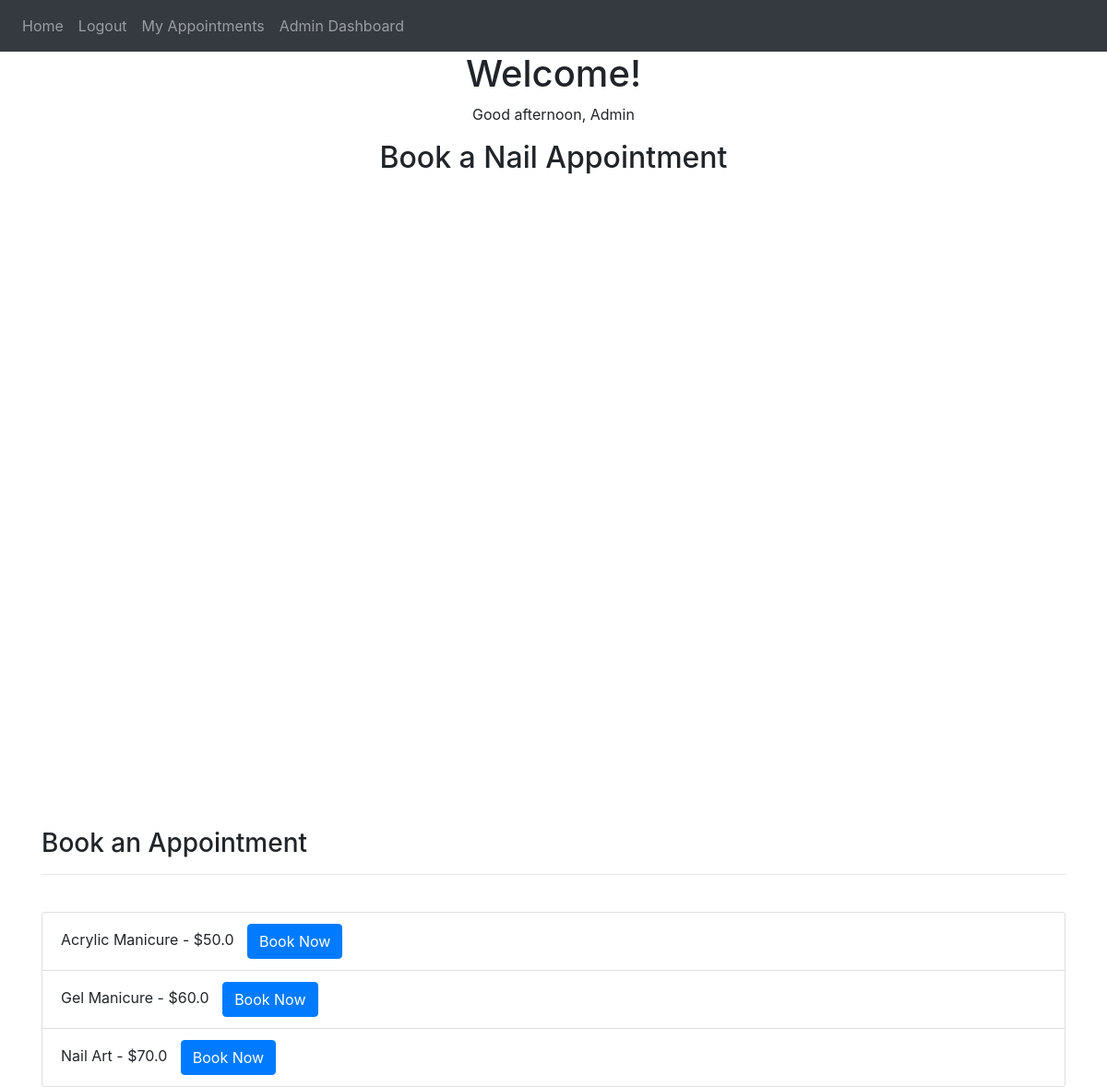
/ (signed in), run on the app's committed database.
### website/models.py (models this page shows, shortened)
class AUser(db.Model, UserMixin): #usermixin only for user to inherit
    __tablename__ = 'admins'
    id = db.Column(db.Integer, primary_key=True)
    email = db.Column(db.String(150), unique=True)
    password = db.Column(db.String(150))
    first_name = db.Column(db.String(150))
    is_admin = db.Column(db.Boolean, default=True)

class Service(db.Model):
    __tablename__ = 'services'
    id = db.Column(db.Integer, primary_key=True)
    name = db.Column(db.String(150), nullable=False)
    description = db.Column(db.String(500))
    duration = db.Column(db.Integer, default=240)  # in minutes (4 hours)
    price = db.Column(db.Float)
    appointments = db.relationship('Appointment', backref='service', lazy=True)

### website/views.py (the view)
@views.route('/', methods=['GET', 'POST']) #decorator
@login_required #only logged in users can access this route
def home():
    services = Service.query.all()
    hour = datetime.now().hour
    if hour < 12:
        greeting = "Good morning"
    elif hour < 18:
        greeting = "Good afternoon"
    else:
        greeting = "Good evening"
    return render_template("home.html", greeting=greeting, current_user=current_user, services=services) #current_user is from flask_login and represents the currently logged in user

### website/templates/home.html (shortened to what this page needs)
{% extends "base.html" %} {% block title %}Home{% endblock %}
{% block content %}
<h1 align="center">Welcome!</h1>
<p align="center">{{ greeting }}, {{ current_user.first_name }}</p>
<div align="center">
    <h2>Book a Nail Appointment</h2>
    <div class="calendly-inline-widget" data-url="https://calendly.com/nailology_windsor" style="min-width:320px;height:700px;"></div>
</div>
<div>
    <h3>Book an Appointment</h3>
    <hr>
    <br>
    <ul class="list-group">
        {% for service in services %}
            <li class="list-group-item">
                {{ service.name }} - ${{ service.price }}
                <a href="{{ url_for('views.a_book', service_id=service.id) }}" class="btn btn-primary" style="margin-left:10px;">
                    Book Now
                </a>
            </li>
        {% else %}
            <li class="list-group-item">No services available.</li>
        {% endfor %}
    </ul>
</div>
{% endblock %}

### website/templates/base.html (shortened to what this page needs)
<!DOCTYPE html>
<html>
    <head>
        <link
            rel="stylesheet"
            href="https://stackpath.bootstrapcdn.com/bootstrap/4.4.1/css/bootstrap.min.css"
        />
        <link
            rel="stylesheet"
            href="https://stackpath.bootstrapcdn.com/font-awesome/4.7.0/css/font-awesome.min.css"
        />
    </head>
    <body>
        <nav class="navbar navbar-expand-lg navbar-dark bg-dark">
            <div class="collapse navbar-collapse" id="navbar">
                <div class="navbar-nav">
                    {% if current_user.is_authenticated %}
                    <a class="nav-item nav-link" href="{{ url_for('views.home') }}">Home</a>
                    <a class="nav-item nav-link" href="{{ url_for('auth.logout') }}">Logout</a>
                    <a  class="nav-item nav-link" href="{{ url_for('views.my_appointments') }}">My Appointments</a>
                    <a  class="nav-item nav-link" href="{{ url_for('views.add_service') }}">Admin Dashboard</a>
                    {% endif %}
            </div>
        </nav>
        <div class="container">
            {% block content %}
            {% endblock %}
        </div>
    </body>
</html>

### data on the page
AUser: first_name "Admin"
Service: name "Acrylic Manicure", price "50.0"
Service: name "Gel Manicure", price "60.0"
Service: name "Nail Art", price "70.0"

### other printed values
{{ greeting }} "Good afternoon"
